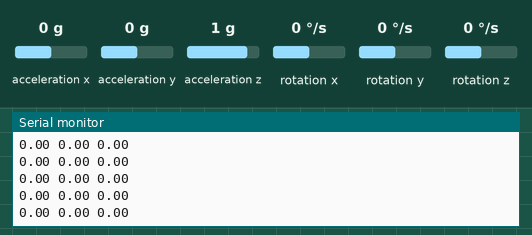
Recording of a sketch running on a simulated Arduino Uno, built with avr-gcc and run on an emulated ATmega328P. Shown: the last lines printed to the serial monitor. The test bench sets the inputs (shaded band); at power-on: rotation z 0 °/s, acceleration y 0 g, acceleration x 0 g, acceleration z 1 g, rotation x 0 °/s, rotation y 0 °/s.

Above: at 1.7 s.
1.8 s: rotation z set to -100 °/s
At 2.4 s:
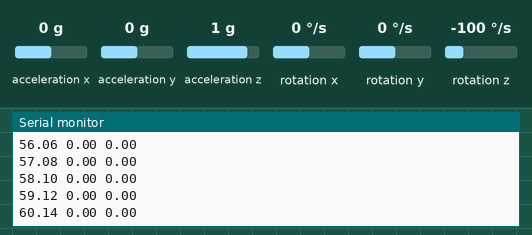
4.8 s: acceleration y set to -1.4 g
At 5.7 s:
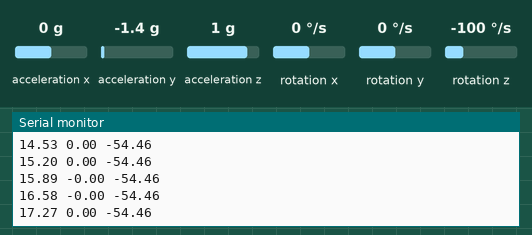
7.8 s: acceleration x set to -1.4 g
At 8.5 s:
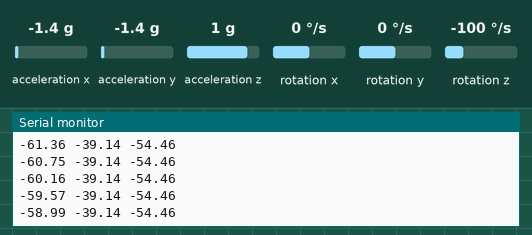
9.3 s: acceleration z set to -1.4 g
At 9.8 s:
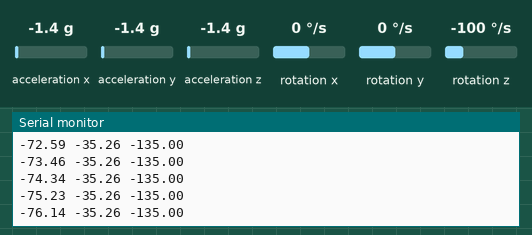
Timing chart, 0 to 11.8 s (numbered marks = the images above; inputs shaded):
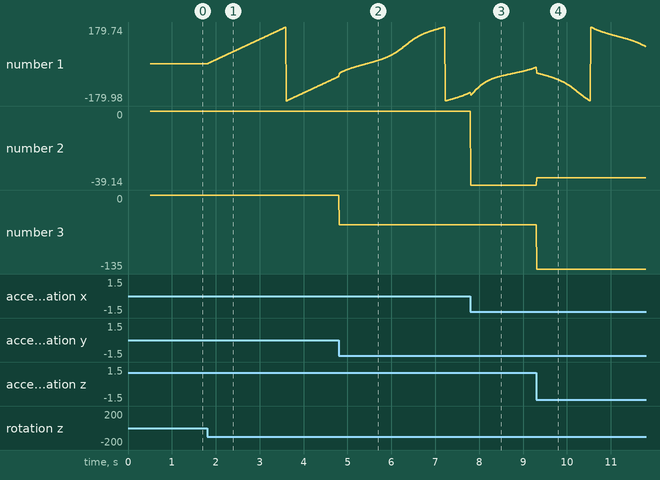

The sketch:

mpu6050dmp.ino
```cpp
#include "I2Cdev.h"
#include "MPU6050_6Axis_MotionApps20.h"
#include "Wire.h"

MPU6050 mpu;
bool dmpReady = false;
uint8_t mpuIntStatus;
uint8_t devStatus;
uint16_t packetSize;
uint16_t fifoCount;
uint8_t fifoBuffer[64];

Quaternion q;
VectorFloat gravity;
float ypr[3];

void setup()
{
    Wire.begin();
    Serial.begin(115200);

    mpu.initialize();
    devStatus = mpu.dmpInitialize();

    // adjust these offsets for your MPU6050
    mpu.setXAccelOffset(-1650);
    mpu.setYAccelOffset(-45);
    mpu.setZAccelOffset(1150);
    mpu.setXGyroOffset(40);
    mpu.setYGyroOffset(20);
    mpu.setZGyroOffset(-30);

    if (devStatus == 0)
    {
        mpu.setDMPEnabled(true);
        dmpReady = true;
        packetSize = mpu.dmpGetFIFOPacketSize();
        Serial.println("DMP ready!");
    }
    else
    {
        Serial.print("DMP init failed: ");
        Serial.println(devStatus);
    }
}

void loop()
{
    if (!dmpReady)
        return;

    fifoCount = mpu.getFIFOCount();
    if (fifoCount < packetSize)
        return;
    if (fifoCount >= 1024)
    {
        mpu.resetFIFO();
        return;
    }

    mpu.getFIFOBytes(fifoBuffer, packetSize);
    mpu.dmpGetQuaternion(&q, fifoBuffer);
    mpu.dmpGetGravity(&gravity, &q);
    mpu.dmpGetYawPitchRoll(ypr, &q, &gravity);

    Serial.print(ypr[0] * 180 / M_PI);
    Serial.print(" ");
    Serial.print(ypr[1] * 180 / M_PI);
    Serial.print(" ");
    Serial.println(ypr[2] * 180 / M_PI);
}
```

Measured:
- after the input at 1.8 s, the serial monitor: prints a new line at once (image 1)
- plotted number 1: 0 → -61.04 after the input at 1.8 s
